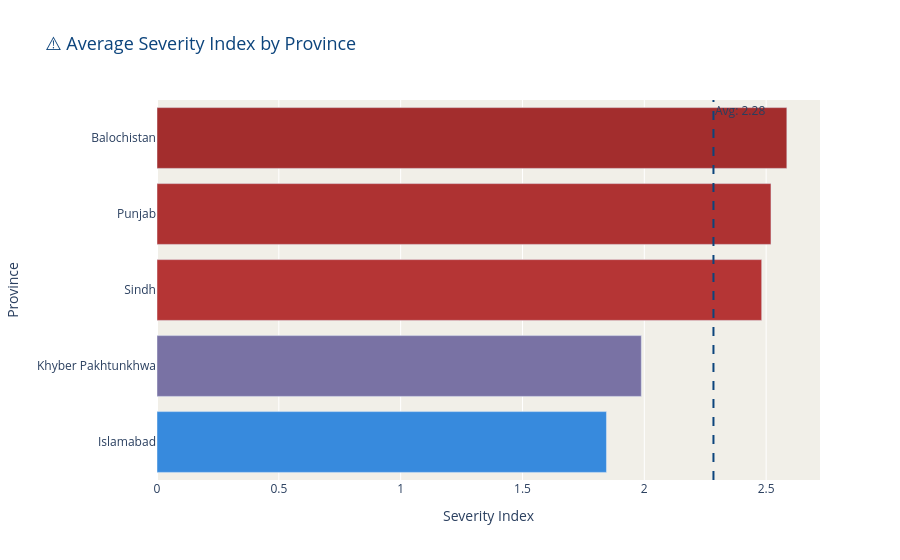

The cell this chart's notebook holds for it:
### Code cell
# Chart 04 — Average Severity Index by Province
df_severity = df_provinces.groupby('Province')['Severity_Index'].mean().reset_index()
df_severity = df_severity.sort_values('Severity_Index', ascending=True)

fig = px.bar(
    df_severity,
    x='Severity_Index',
    y='Province',
    orientation='h',
    title='⚠️ Average Severity Index by Province',
    color='Severity_Index',
    color_continuous_scale=[[0, SKY], [0.5, RED], [1, DEEP_RED]],
)

fig.update_layout(
    plot_bgcolor=OFF_WHITE,
    paper_bgcolor='white',
    title_font=dict(size=18, color=NAVY),
    xaxis_title='Severity Index',
    yaxis_title='Province',
    coloraxis_showscale=False,
    hovermode='y unified'
)

# Add a vertical reference line at average
avg = df_severity['Severity_Index'].mean()
fig.add_vline(x=avg, line_dash='dash', line_color=NAVY,
              annotation_text=f'Avg: {avg:.2f}', annotation_position='top right')

fig.show()
print("✅ Chart 04 done")

### Figure 1 — Plotly figure (JSON) as saved in the notebook; plotly's stock layout.template omitted (floating-point values rounded to 4 significant figures)
{"data": [{"hovertemplate": "Severity_Index=%{marker.color}<br>Province=%{y}<extra></extra>", "legendgroup": "", "marker": {"color": [1.845, 1.988, 2.482, 2.52, 2.585], "coloraxis": "coloraxis", "pattern": {"shape": ""}}, "name": "", "orientation": "h", "showlegend": false, "textposition": "auto", "type": "bar", "x": [1.845, 1.988, 2.482, 2.52, 2.585], "xaxis": "x", "y": ["Islamabad", "Khyber Pakhtunkhwa", "Sindh", "Punjab", "Balochistan"], "yaxis": "y"}], "layout": {"annotations": [{"showarrow": false, "text": "Avg: 2.28", "x": 2.284, "xanchor": "left", "xref": "x", "y": 1, "yanchor": "top", "yref": "y domain"}], "barmode": "relative", "coloraxis": {"colorbar": {"title": {"text": "Severity_Index"}}, "colorscale": [[0, "#378ADD"], [0.5, "#E24B4A"], [1, "#A32D2D"]], "showscale": false}, "hovermode": "y unified", "legend": {"tracegroupgap": 0}, "paper_bgcolor": "white", "plot_bgcolor": "#F1EFE8", "shapes": [{"line": {"color": "#0C447C", "dash": "dash"}, "type": "line", "x0": 2.284, "x1": 2.284, "xref": "x", "y0": 0, "y1": 1, "yref": "y domain"}], "title": {"font": {"color": "#0C447C", "size": 18}, "text": "⚠️ Average Severity Index by Province"}, "xaxis": {"anchor": "y", "domain": [0, 1], "title": {"text": "Severity Index"}}, "yaxis": {"anchor": "x", "domain": [0, 1], "title": {"text": "Province"}}}}
